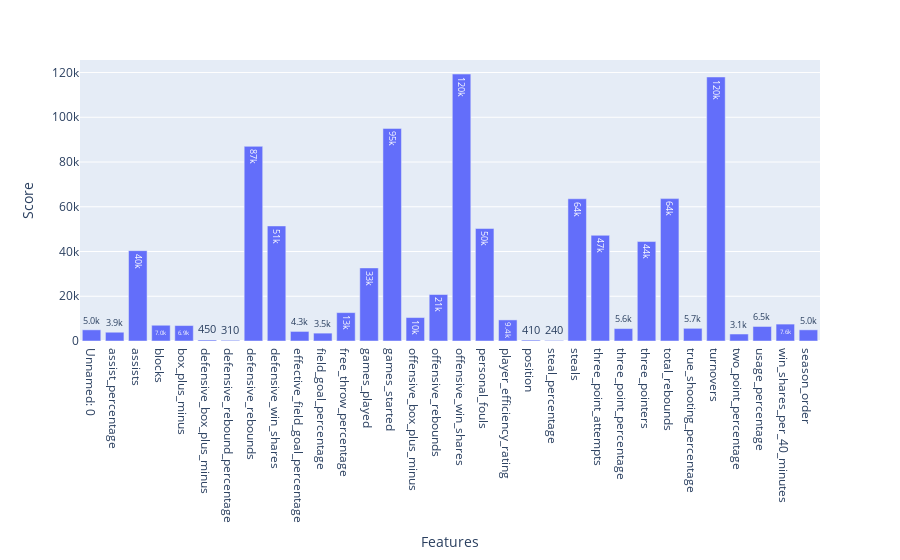

The cell this chart's notebook holds for it:
### Markdown cell above
# feature selection on new dataframe

### Code cell
from sklearn.model_selection import train_test_split
from sklearn.linear_model import LinearRegression
from sklearn.metrics import mean_absolute_error,r2_score

y = playerDf['points']
X = playerDf.drop(droped_features,axis=1)

X_train,X_test,y_train,y_test = train_test_split(X,y,test_size=0.33)

#feature selection
X_train_fs,X_test_fs,fs = feature_Selection_points(X_train,y_train,X_test)

plot_feature_score(fs.feature_names_in_,fs.scores_)
    
#fit model
model = LinearRegression()
model.fit(X_train_fs,y_train)

#evalue a model
y_predict = model.predict(X_test_fs)

# evaluate accuracy of model
print('MAE: %.3f' % mean_absolute_error(y_test, y_predict))
print('R2_Score',r2_score(y_test,y_predict))

### Figure 1 — Plotly figure (JSON) as saved in the notebook; plotly's stock layout.template omitted (floating-point values rounded to 4 significant figures)
{"data": [{"alignmentgroup": "True", "hovertemplate": "Features=%{x}<br>Score=%{y}<extra></extra>", "legendgroup": "", "marker": {"color": "#636efa", "pattern": {"shape": ""}}, "name": "", "offsetgroup": "", "orientation": "v", "showlegend": false, "textposition": "auto", "texttemplate": "%{y:.2s}", "type": "bar", "x": ["Unnamed: 0", "assist_percentage", "assists", "blocks", "box_plus_minus", "defensive_box_plus_minus", "defensive_rebound_percentage", "defensive_rebounds", "defensive_win_shares", "effective_field_goal_percentage", "field_goal_percentage", "free_throw_percentage", "games_played", "games_started", "offensive_box_plus_minus", "offensive_rebounds", "offensive_win_shares", "personal_fouls", "player_efficiency_rating", "position", "steal_percentage", "steals", "three_point_attempts", "three_point_percentage", "three_pointers", "total_rebounds", "true_shooting_percentage", "turnovers", "two_point_percentage", "usage_percentage", "win_shares_per_40_minutes", "season_order"], "xaxis": "x", "y": [4987.0, 3921.0, 40380.0, 7041.0, 6902.0, 449.5, 312.8, 87000.0, 51430.0, 4277.0, 3516.0, 12680.0, 32670.0, 95020.0, 10480.0, 20780.0, 119300.0, 50270.0, 9433.0, 411.0, 242.3, 63570.0, 47240.0, 5558.0, 44450.0, 63650.0, 5666.0, 118000.0, 3118.0, 6496.0, 7559.0, 4987.0], "yaxis": "y"}], "layout": {"barmode": "relative", "legend": {"tracegroupgap": 0}, "margin": {"t": 60}, "xaxis": {"anchor": "y", "domain": [0, 1], "title": {"text": "Features"}}, "yaxis": {"anchor": "x", "domain": [0, 1], "title": {"text": "Score"}}}}
